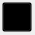
<?xml version="1.0" encoding="UTF-8"?>
<ui version="4.0">
 <class>buttonProgress</class>
 <widget class="QWidget" name="buttonProgress">
  <property name="geometry">
   <rect>
    <x>0</x>
    <y>0</y>
    <width>35</width>
    <height>35</height>
   </rect>
  </property>
  <property name="windowTitle">
   <string>Form</string>
  </property>
  <widget class="QPushButton" name="btnMybutton">
   <property name="geometry">
    <rect>
     <x>2</x>
     <y>2</y>
     <width>30</width>
     <height>30</height>
    </rect>
   </property>
   <property name="styleSheet">
    <string notr="true">QPushButton {
    background-color:transparent;
}
QPushButton::hover {
	/*border:1px solid transparent;*/
	margin-left:1px;
	margin-top:1px;
}</string>
   </property>
   <property name="text">
    <string/>
   </property>
  </widget>
 </widget>
 <resources/>
 <connections/>
</ui>
